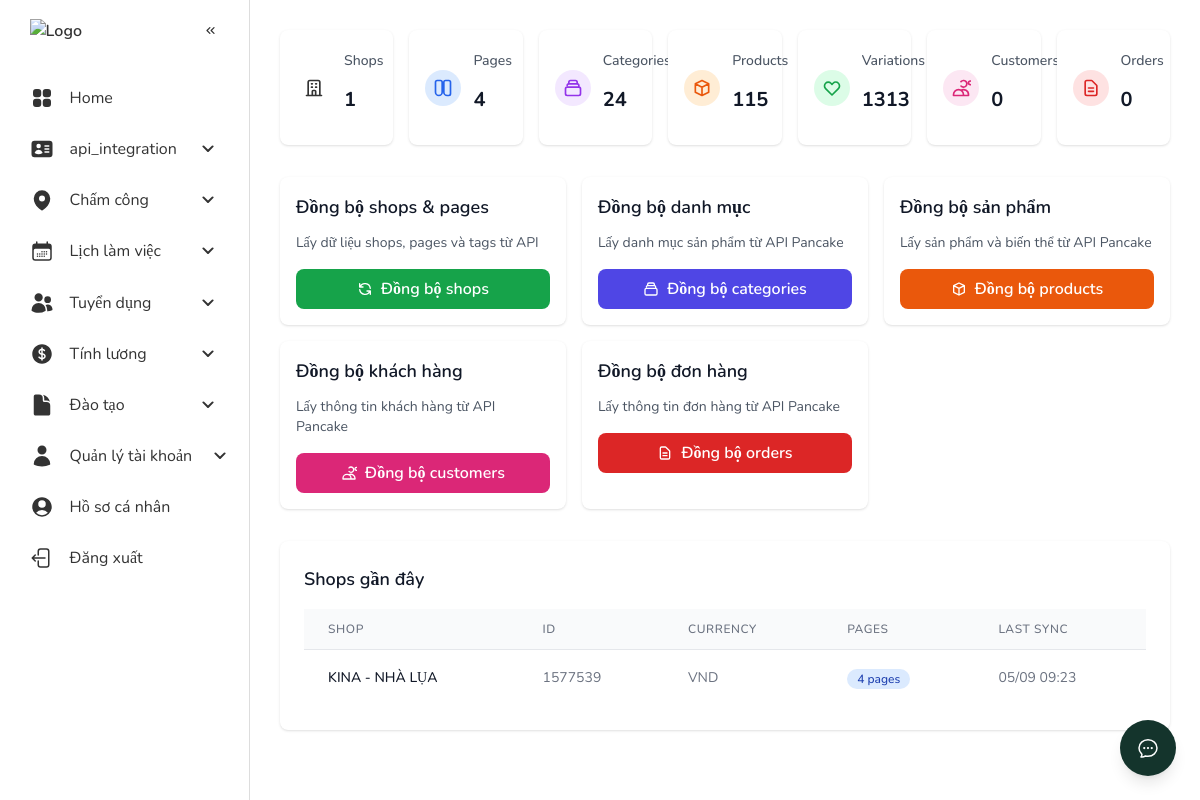
/api-integration/ (signed in), run on the app's committed database.
### shops/models.py (models this page shows, shortened)
class Shop(models.Model):
    pancake_id = models.IntegerField(unique=True)
    name = models.CharField(max_length=255)
    currency = models.CharField(max_length=10, default='VND')
    avatar_url = models.URLField(blank=True, null=True)
    link_post_marketer = models.JSONField(default=list, blank=True)
    created_at = models.DateTimeField(auto_now_add=True)
    updated_at = models.DateTimeField(auto_now=True)
    last_sync = models.DateTimeField(default=timezone.now)
    class Meta:
        db_table = 'shops'
        verbose_name = 'Cửa hàng'
        verbose_name_plural = 'Cửa hàng'

### api_integration/views.py (the view)
# urls.py: path('', views.sync_shops, name='sync_shops'),
@login_required
@require_http_methods(["GET", "POST"])
def sync_shops(request):
    if request.method == 'POST':
        vietnam_start_time = _get_vietnam_time()
        try:
            result = _sync_all_shops()
            vietnam_end_time = _get_vietnam_time()
            message_parts = [
                f'Đồng bộ hoàn tất: {result.shops_created} shops mới, '
                f'{result.shops_updated} shops cập nhật, '
                f'{result.pages_created} pages, '
                f'{result.tags_created} tags'
            ]
            if result.errors:
                message_parts.append(f'{len(result.errors)} lỗi')
            context = {
                'success': len(result.errors) == 0,
                'message': ', '.join(message_parts),
                'sync_time': vietnam_end_time,
                'shops': Shop.objects.all().order_by('-last_sync')[:10],
                'synced_shops': result.shops_created + result.shops_updated,
                'synced_pages': result.pages_created,
                'synced_tags': result.tags_created,
                'error_count': len(result.errors),
                'error_details': result.errors[:5]
            }
            if request.headers.get('Content-Type') == 'application/json':
                return JsonResponse({
                    'success': len(result.errors) == 0,
                    'message': 'Đồng bộ shops thành công' if not result.errors else 'Đồng bộ có lỗi',
                    'data': {
                        'shops_created': result.shops_created,
                        'shops_updated': result.shops_updated,
                        'pages_synced': result.pages_created,
                        'tags_synced': result.tags_created,
                        'errors': len(result.errors),
                        'error_details': result.errors[:5],
                        'timestamp': vietnam_end_time.isoformat()
                    }
                })
        except Exception as e:
            vietnam_error_time = _get_vietnam_time()
            logger.error(f"Critical error in sync_shops: {e}", exc_info=True)
            context = {
                'success': False,
                'message': f'Lỗi đồng bộ: {str(e)}',
                'sync_time': vietnam_error_time,
                'shops': Shop.objects.all().order_by('-last_sync')[:10]
            }
            if request.headers.get('Content-Type') == 'application/json':
                return JsonResponse({
                    'success': False,
                    'message': f'Lỗi đồng bộ: {str(e)}',
                    'error_code': 'SYNC_FAILED',
                    'timestamp': vietnam_error_time.isoformat()
                }, status=500)
    else:
        vietnam_now = _get_vietnam_time()
        context = {
            'total_shops': Shop.objects.count(),
            'total_pages': Page.objects.count(),
            'total_tags': Tag.objects.count(),
            'total_categories': Category.objects.count(),
            'last_sync': Shop.objects.order_by('-last_sync').first(),
            'shops': Shop.objects.all().order_by('-last_sync')[:10],
            'total_products': Product.objects.count(),
            'total_variations': ProductVariation.objects.count(),
            'total_customers': Customer.objects.count(),
            'total_orders': Order.objects.count(),
            'current_time': vietnam_now,
            'timezone_info': 'GMT+7 (Việt Nam)'
        }
    return render(request, 'sync.html', context)

### api_integration/templates/sync.html (shortened to what this page needs)
{% extends 'base_generic.html' %}
{% block content %}
<div class="grid grid-cols-1 md:grid-cols-3 lg:grid-cols-7 gap-4 mb-8">
    <div class="bg-white rounded-lg shadow p-4">
        <div class="flex items-center">
            <div class="p-2 rounded-full bg-nhalua-100 mr-3">
                <svg class="w-5 h-5 text-nhalua-600" fill="none" stroke="currentColor" viewBox="0 0 24 24">
                    <path stroke-linecap="round" stroke-linejoin="round" stroke-width="2" d="M19 21V5a2 2 0 00-2-2H7a2 2 0 00-2 2v16m14 0h2m-2 0h-5m-9 0H3m2 0h5M9 7h1m-1 4h1m4-4h1m-1 4h1m-5 10v-5a1 1 0 011-1h2a1 1 0 011 1v5m-4 0h4"/>
                </svg>
            </div>
            <div>
                <p class="text-sm font-medium text-gray-600">Shops</p>
                <p class="text-xl font-bold text-gray-900">{{ total_shops|default:0 }}</p>
            </div>
        </div>
    </div>
    <div class="bg-white rounded-lg shadow p-4">
        <div class="flex items-center">
            <div class="p-2 rounded-full bg-blue-100 mr-3">
                <svg class="w-5 h-5 text-blue-600" fill="none" stroke="currentColor" viewBox="0 0 24 24">
                    <path stroke-linecap="round" stroke-linejoin="round" stroke-width="2" d="M7 21a4 4 0 01-4-4V5a2 2 0 012-2h4a2 2 0 012 2v12a4 4 0 01-4 4zM21 5a2 2 0 00-2-2h-4a2 2 0 00-2 2v12a4 4 0 004 4h2a2 2 0 002-2V5z"/>
                </svg>
            </div>
            <div>
                <p class="text-sm font-medium text-gray-600">Pages</p>
                <p class="text-xl font-bold text-gray-900">{{ total_pages|default:0 }}</p>
            </div>
        </div>
    </div>
    <div class="bg-white rounded-lg shadow p-4">
        <div class="flex items-center">
            <div class="p-2 rounded-full bg-purple-100 mr-3">
                <svg class="w-5 h-5 text-purple-600" fill="none" stroke="currentColor" viewBox="0 0 24 24">
                    <path stroke-linecap="round" stroke-linejoin="round" stroke-width="2" d="M19 11H5m14 0a2 2 0 012 2v6a2 2 0 01-2 2H5a2 2 0 01-2-2v-6a2 2 0 012-2m14 0V9a2 2 0 00-2-2M5 9a2 2 0 012-2m0 0V5a2 2 0 012-2h6a2 2 0 012 2v2M7 7h10"/>
                </svg>
            </div>
            <div>
                <p class="text-sm font-medium text-gray-600">Categories</p>
                <p class="text-xl font-bold text-gray-900">{{ total_categories|default:0 }}</p>
            </div>
        </div>
    </div>
    <div class="bg-white rounded-lg shadow p-4">
        <div class="flex items-center">
            <div class="p-2 rounded-full bg-orange-100 mr-3">
                <svg class="w-5 h-5 text-orange-600" fill="none" stroke="currentColor" viewBox="0 0 24 24">
                    <path stroke-linecap="round" stroke-linejoin="round" stroke-width="2" d="M20 7l-8-4-8 4m16 0l-8 4m8-4v10l-8 4m0-10L4 7m8 4v10M4 7v10l8 4"/>
                </svg>
            </div>
            <div>
                <p class="text-sm font-medium text-gray-600">Products</p>
                <p class="text-xl font-bold text-gray-900">{{ total_products|default:0 }}</p>
            </div>
        </div>
    </div>
    <div class="bg-white rounded-lg shadow p-4">
        <div class="flex items-center">
            <div class="p-2 rounded-full bg-green-100 mr-3">
                <svg class="w-5 h-5 text-green-600" fill="none" stroke="currentColor" viewBox="0 0 24 24">
                    <path stroke-linecap="round" stroke-linejoin="round" stroke-width="2" d="M4.318 6.318a4.5 4.5 0 000 6.364L12 20.364l7.682-7.682a4.5 4.5 0 00-6.364-6.364L12 7.636l-1.318-1.318a4.5 4.5 0 00-6.364 0z"/>
                </svg>
            </div>
            <div>
                <p class="text-sm font-medium text-gray-600">Variations</p>
                <p class="text-xl font-bold text-gray-900">{{ total_variations|default:0 }}</p>
            </div>
        </div>
    </div>
    <div class="bg-white rounded-lg shadow p-4">
        <div class="flex items-center">
            <div class="p-2 rounded-full bg-pink-100 mr-3">
                <svg class="w-5 h-5 text-pink-600" fill="none" stroke="currentColor" viewBox="0 0 24 24">
                    <path stroke-linecap="round" stroke-linejoin="round" stroke-width="2" d="M12 4.354a4 4 0 110 5.292M15 21H3v-1a6 6 0 0112 0v1zm0 0h6v-1a6 6 0 00-9-5.197m13.5-9a2.25 2.25 0 11-4.5 0 2.25 2.25 0 014.5 0z"/>
                </svg>
            </div>
            <div>
                <p class="text-sm font-medium text-gray-600">Customers</p>
                <p class="text-xl font-bold text-gray-900">{{ total_customers|default:0 }}</p>
            </div>
        </div>
    </div>
    <div class="bg-white rounded-lg shadow p-4">
        <div class="flex items-center">
            <div class="p-2 rounded-full bg-red-100 mr-3">
                <svg class="w-5 h-5 text-red-600" fill="none" stroke="currentColor" viewBox="0 0 24 24">
                    <path stroke-linecap="round" stroke-linejoin="round" stroke-width="2" d="M9 12h6m-6 4h6m2 5H7a2 2 0 01-2-2V5a2 2 0 012-2h5.586a1 1 0 01.707.293l5.414 5.414a1 1 0 01.293.707V19a2 2 0 01-2 2z"/>
                </svg>
            </div>
            <div>
                <p class="text-sm font-medium text-gray-600">Orders</p>
                <p class="text-xl font-bold text-gray-900">{{ total_orders|default:0 }}</p>
            </div>
        </div>
    </div>
</div>
<div class="grid grid-cols-1 md:grid-cols-2 lg:grid-cols-3 xl:grid-cols-5 gap-4 mb-8">
    <div class="bg-white rounded-lg shadow p-4">
        <h3 class="text-lg font-semibold text-gray-900 mb-3">Đồng bộ shops & pages</h3>
        <p class="text-sm text-gray-600 mb-4">Lấy dữ liệu shops, pages và tags từ API</p>
        <form method="post" action="{% url 'api_integration:sync_shops' %}" class="sync-form">
            <button type="submit" class="sync-btn w-full bg-green-600 hover:bg-green-700 text-white font-semibold py-2 px-4 rounded-lg transition-colors duration-200 flex items-center justify-center">
                <svg class="sync-icon w-4 h-4 mr-2" fill="none" stroke="currentColor" viewBox="0 0 24 24">
                    <path stroke-linecap="round" stroke-linejoin="round" stroke-width="2" d="M4 4v5h.582m15.356 2A8.001 8.001 0 004.582 9m0 0H9m11 11v-5h-.581m0 0a8.003 8.003 0 01-15.357-2m15.357 2H15"/>
                </svg>
                <span class="sync-text">Đồng bộ shops</span>
            </button>
        </form>
    </div>
    <div class="bg-white rounded-lg shadow p-4">
        <h3 class="text-lg font-semibold text-gray-900 mb-3">Đồng bộ danh mục</h3>
        <p class="text-sm text-gray-600 mb-4">Lấy danh mục sản phẩm từ API Pancake</p>
        <form method="post" action="{% url 'api_integration:sync_categories' %}" class="sync-form">
            <button type="submit" class="sync-btn w-full bg-indigo-600 hover:bg-indigo-700 text-white font-semibold py-2 px-4 rounded-lg transition-colors duration-200 flex items-center justify-center">
                <svg class="sync-icon w-4 h-4 mr-2" fill="none" stroke="currentColor" viewBox="0 0 24 24">
                    <path stroke-linecap="round" stroke-linejoin="round" stroke-width="2" d="M19 11H5m14 0a2 2 0 012 2v6a2 2 0 01-2 2H5a2 2 0 01-2-2v-6a2 2 0 012-2m14 0V9a2 2 0 00-2-2M5 9a2 2 0 012-2m0 0V5a2 2 0 012-2h6a2 2 0 012 2v2M7 7h10"/>
                </svg>
                <span class="sync-text">Đồng bộ categories</span>
            </button>
        </form>
    </div>
    <div class="bg-white rounded-lg shadow p-4">
        <h3 class="text-lg font-semibold text-gray-900 mb-3">Đồng bộ sản phẩm</h3>
        <p class="text-sm text-gray-600 mb-4">Lấy sản phẩm và biến thể từ API Pancake</p>
        <form method="post" action="{% url 'api_integration:sync_products' %}" class="sync-form">
            <button type="submit" class="sync-btn w-full bg-orange-600 hover:bg-orange-700 text-white font-semibold py-2 px-4 rounded-lg transition-colors duration-200 flex items-center justify-center">
                <svg class="sync-icon w-4 h-4 mr-2" fill="none" stroke="currentColor" viewBox="0 0 24 24">
                    <path stroke-linecap="round" stroke-linejoin="round" stroke-width="2" d="M20 7l-8-4-8 4m16 0l-8 4m8-4v10l-8 4m0-10L4 7m8 4v10M4 7v10l8 4"/>
                </svg>
                <span class="sync-text">Đồng bộ products</span>
            </button>
        </form>
    </div>
    <div class="bg-white rounded-lg shadow p-4">
        <h3 class="text-lg font-semibold text-gray-900 mb-3">Đồng bộ khách hàng</h3>
        <p class="text-sm text-gray-600 mb-4">Lấy thông tin khách hàng từ API Pancake</p>
        <form method="post" action="{% url 'api_integration:sync_customers' %}" class="sync-form">
            <button type="submit" class="sync-btn w-full bg-pink-600 hover:bg-pink-700 text-white font-semibold py-2 px-4 rounded-lg transition-colors duration-200 flex items-center justify-center">
                <svg class="sync-icon w-4 h-4 mr-2" fill="none" stroke="currentColor" viewBox="0 0 24 24">
                    <path stroke-linecap="round" stroke-linejoin="round" stroke-width="2" d="M12 4.354a4 4 0 110 5.292M15 21H3v-1a6 6 0 0112 0v1zm0 0h6v-1a6 6 0 00-9-5.197m13.5-9a2.25 2.25 0 11-4.5 0 2.25 2.25 0 014.5 0z"/>
                </svg>
                <span class="sync-text">Đồng bộ customers</span>
            </button>
        </form>
    </div>
    <div class="bg-white rounded-lg shadow p-4">
        <h3 class="text-lg font-semibold text-gray-900 mb-3">Đồng bộ đơn hàng</h3>
        <p class="text-sm text-gray-600 mb-4">Lấy thông tin đơn hàng từ API Pancake</p>
        <form method="post" action="{% url 'api_integration:sync_orders' %}" class="sync-form">
            <button type="submit" class="sync-btn w-full bg-red-600 hover:bg-red-700 text-white font-semibold py-2 px-4 rounded-lg transition-colors duration-200 flex items-center justify-center">
                <svg class="sync-icon w-4 h-4 mr-2" fill="none" stroke="currentColor" viewBox="0 0 24 24">
                    <path stroke-linecap="round" stroke-linejoin="round" stroke-width="2" d="M9 12h6m-6 4h6m2 5H7a2 2 0 01-2-2V5a2 2 0 012-2h5.586a1 1 0 01.707.293l5.414 5.414a1 1 0 01.293.707V19a2 2 0 01-2 2z"/>
                </svg>
                <span class="sync-text">Đồng bộ orders</span>
            </button>
        </form>
    </div>
</div>
{% if shops %}
<div class="bg-white rounded-lg shadow p-6">
    <h3 class="text-lg font-semibold text-gray-900 mb-4">Shops gần đây</h3>
    <div class="overflow-x-auto">
        <table class="min-w-full divide-y divide-gray-200">
            <thead class="bg-gray-50">
                <tr>
                    <th class="px-6 py-3 text-left text-xs font-medium text-gray-500 uppercase tracking-wider">Shop</th>
                    <th class="px-6 py-3 text-left text-xs font-medium text-gray-500 uppercase tracking-wider">ID</th>
                    <th class="px-6 py-3 text-left text-xs font-medium text-gray-500 uppercase tracking-wider">Currency</th>
                    <th class="px-6 py-3 text-left text-xs font-medium text-gray-500 uppercase tracking-wider">Pages</th>
                    <th class="px-6 py-3 text-left text-xs font-medium text-gray-500 uppercase tracking-wider">Last Sync</th>
                </tr>
            </thead>
            <tbody class="bg-white divide-y divide-gray-200">
                {% for shop in shops %}
                <tr class="hover:bg-gray-50">
                    <td class="px-6 py-4 whitespace-nowrap">
                        <div class="text-sm font-medium text-gray-900">{{ shop.name }}</div>
                    </td>
                    <td class="px-6 py-4 whitespace-nowrap text-sm text-gray-500">
                        {{ shop.pancake_id }}
                    </td>
                    <td class="px-6 py-4 whitespace-nowrap text-sm text-gray-500">
                        {{ shop.currency }}
                    </td>
                    <td class="px-6 py-4 whitespace-nowrap">
                        <span class="inline-flex items-center px-2.5 py-0.5 rounded-full text-xs font-medium bg-blue-100 text-blue-800">
                            {{ shop.pages.count }} pages
                        </span>
                    </td>
                    <td class="px-6 py-4 whitespace-nowrap text-sm text-gray-500">
                        {{ shop.last_sync|date:"d/m H:i" }}
                    </td>
                </tr>
                {% endfor %}
            </tbody>
        </table>
    </div>
</div>
{% endif %}
{% endblock %}

### data on the page
Shop: name "KINA - NHÀ LỤA", pancake_id "1577539", currency "VND", pages.count "4", last_sync "05/09 09:23"

### other printed values
{{ total_shops|default:0 }} "1"
{{ total_pages|default:0 }} "4"
{{ total_categories|default:0 }} "24"
{{ total_products|default:0 }} "115"
{{ total_variations|default:0 }} "1313"
{{ total_customers|default:0 }} "0"
{{ total_orders|default:0 }} "0"
